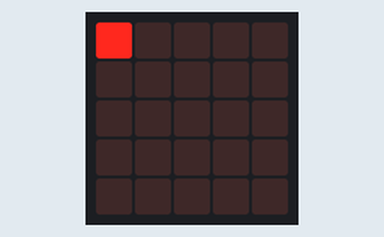
Recording of a program running on a simulated BBC micro:bit (MakeCode). Shown: the board's 5×5 LED display. Dim RGB values are drawn brighter than linear.

Above: at 0.1 s.
At 0.83 s:
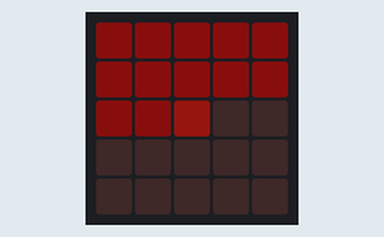
At 1.23 s:
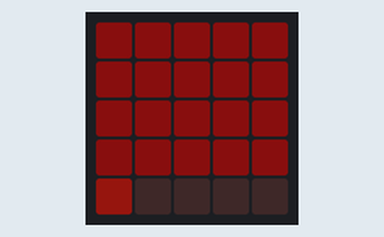
At 10.59 s:
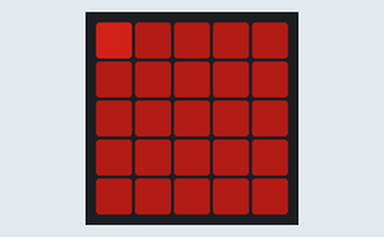
At 20.47 s:
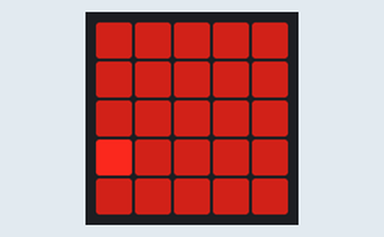
At 39.72 s:
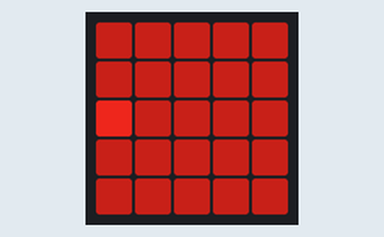

The program:

main.ts
```typescript
let X = 1
turtle.setPosition(0, 0)
turtle.turnRight()
turtle.setSpeed(20)
basic.forever(function () {
    led.setBrightness(X)
    turtle.forward(4)
    turtle.turnRight()
    turtle.forward(1)
    turtle.turnRight()
    turtle.forward(4)
    turtle.turnLeft()
    turtle.forward(1)
    turtle.turnLeft()
    X += 20
    if (X >= 255) {
        X = 1
    }
})
```

test.ts
```typescript
// Tady jsou testy. Při použití tohoto balíčku jako rozšíření nebude zkompilováno.
```
